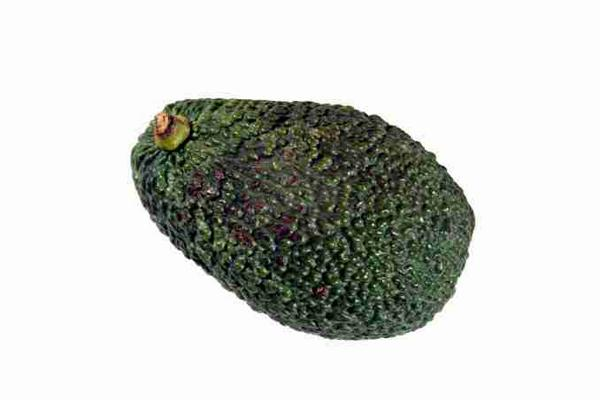
#> input picture img/avocat_002.jpg, 600 x 400 px; its folder holds only this picture in this run
$ jupyter execute --allow-errors trame_TP.ipynb   (shell and % lines are left out)
#> lines starting #> are read from the running program, lines starting #| are printed output that depends on the picture; after the words box and inside, x2 and y2 are one past the last pixel; in counts of white or black regions, pixels touching at a corner belong together; long printed decimals are rounded
# TP: reconnaissance de forme

# 1.	Segmentation

<h4>Premiere Segmentation<h4>

[cell 1]
import matplotlib.pyplot as plt
from skimage import data,filters
import cv2
import numpy

def TraceContour0(filename):
    image = cv2.imread('./img/'+filename,0)
    #print(image.shape)
    #plt.imshow(image)

    edges = filters.sobel(image)
    #numpy.savetxt("edges.csv", edges, delimiter=",")

    try:
        cv2.imwrite('./Contour0/Contour_'+filename, edges)
        #print("Image Saved !")
    except:
        print("Error")
    plt.imshow(edges)

#> (a cell that did not finish here is left out)

<h4>Deuxième Segmentation<h4>

[cell 3]
import cv2
import numpy as np
import matplotlib.pyplot as plt

def TraceContour1(filename, seuil):

    im_gray = cv2.imread('./img/'+filename, cv2.IMREAD_GRAYSCALE)

    newImg = cv2.split(im_gray)[0]
    #cv2.imshow('ImgGris.jpg', newImg)

    (treshold, newImg) = cv2.threshold(newImg, int(seuil), 255, cv2.THRESH_BINARY)

    #On copy l'image après avoir fait les contours
    CpContour = newImg.copy()
    #On récupère les dimensions de cette image (longueur/hauteur) en pixel
    h, w = newImg.shape[:2]
    #On crée une matrice mask remplis de 0 de dimension +2
    mask = np.zeros((h+2, w+2), np.uint8)
    #On applique un floodFill (un remplissage de trou) sur l'image en paramètre
        #Ici on récupère la forme en noir sur fond blanc
    cv2.floodFill(CpContour, mask, (0,0), 255);
    #On inverse les bits afin d'avoir la forme en blanc sur fond noir
    CpContour_inv = cv2.bitwise_not(CpContour)

    #cv2.imshow("Image remplis", CpContour)
    #cv2.imshow("Invese image remplis", CpContour_inv)

    #Création des matrice de kernel
        #Plus la matrice est grande plus les points sont 'gros'
    kernelClose = np.ones((30,30), np.uint8)
    kernelContour = np.ones((3, 3), np.uint8)

    #On effectue un close sur la forme en blanc sur fond noir
    closingImg = cv2.morphologyEx(CpContour_inv, cv2.MORPH_CLOSE, kernelClose)
    #cv2.imshow('Close.jpg', closingImg)

    #On effectue un gradient morphologique sur l'image
    newImg = cv2.morphologyEx(newImg, cv2.MORPH_GRADIENT, kernelContour)

    contours,hierarchy = cv2.findContours(newImg, 1, 2)
    cnt = contours[0]
    M = cv2.moments(cnt)
    #print(M)
    area = cv2.contourArea(cnt)
    perimeter = cv2.arcLength(cnt,True)
    #print(perimeter)
    epsilon = 0.1*cv2.arcLength(cnt,True)
    approx = cv2.approxPolyDP(cnt,epsilon,True)
    hull = cv2.convexHull(cnt)
    k = cv2.isContourConvex(cnt)

    try:
        cv2.imwrite('./Contour1/Contour_'+str(seuil)+'_'+filename, newImg)
        #print("Image Saved !")
    except:
        print("Error")
    #windows
    cv2.waitKey(0)
    cv2.destroyAllWindows()

    plt.imshow(newImg)

#> (a cell that did not finish here is left out)

<h4>Troisième Segmentation<h4>

[cell 5]
import cv2
import numpy as np
import matplotlib.pyplot as plt

def TraceContour2(filename, seuil):

    imageOg = cv2.imread('img/'+filename, cv2.IMREAD_GRAYSCALE)
    newImg = cv2.split(imageOg)[0]
    #cv2.imshow('ImageGris.jpg', newImg)
    (treshold, newImg) = cv2.threshold(newImg, 200, 255, cv2.THRESH_BINARY)
    #On effectue un gradient morphologique sur l'image
    kernelContour = np.ones((3, 3), np.uint8)
    newImg = cv2.morphologyEx(newImg, cv2.MORPH_GRADIENT, kernelContour)
    #cv2.imshow('Contour.jpg', newImg)

    threshold, imageThreshold = cv2.threshold(imageOg, int(seuil), 255, cv2.THRESH_BINARY_INV);
    imageRemplie = imageThreshold.copy()
    h, w = imageThreshold.shape[:2]
    mask = np.zeros((h+2, w+2), np.uint8)
    cv2.floodFill(imageRemplie, mask, (0,0), 255);
    imageRemplieInverse = cv2.bitwise_not(imageRemplie)
    ImageCombine = imageThreshold | imageRemplieInverse
    # [8 lines of commented-out code are left out]


    try:
        cv2.imwrite('./Contour2/Contour_'+str(seuil)+'_'+filename, ImageCombine)
        #print("Image Saved !")
    except:
        print("Error")

    #windows
    cv2.waitKey(0)
    cv2.destroyAllWindows()

    plt.imshow(ImageCombine)

#> (a cell that did not finish here is left out)

<h2>Discussion<h2>

<font color='red'>Résultats (contours superposés aux images initiales) et commentaires :

Chacune de nos méthode de segmentation est différentes, mais nous en fin de celle-ci nous pouvons distinguer la forme du fruit/legume de l'image initiale

<font color='red'>Points forts et points faibles de la méthode :

Nos points fort sont que selon la qualité des images nous avons des contours qui sont plus ou moins parfait et que chaque méthode renvoi une forme reconnaissble de l'élément

Nos points faible sont que si l'image contient des ombres, ceux la peuvent alterer la segmentation et renvoyer un contours biaisé. Un second point faible est que le fond de l'image doit être blanc afin de pouvoir effetuer la segmentation

<font color='red'>Pistes d’amélioration :

Comme amélioration, on pourrait implémenter une dectection du fond, peu importe la couleur de celui-ci

On pourrait essayer d'extraire plus de données en fonction de la segmentation, tel que la forme global (cercle, ovale, carré, rectangle, ...)

# 2. Choix et calculs des attributs

<h2>Nos Imports<h2>

[cell 7]
from sklearn.cluster import KMeans
import matplotlib.pyplot as plt
import argparse
import cv2
import numpy as np
import os
import pandas as pd
import sys
from sklearn.neighbors import KNeighborsClassifier
from sklearn.model_selection import train_test_split
from sklearn import metrics

<h2>Nos fonctions<h2>

[cell 8]
def plot_colors(hist, centroids, listOfColor):
    """
    @Param 1 : list hist
    @Param 2 : list centroids
    @Param 3 : list listOfColor

    return list, list, list

    ------------------

    Cette fonction va initialiser le graphique à barres représentant la fréquence relative de chacune des couleurs
    """

    #seuil en RGB a partir du quel on ne souhaite plus avoir la couleur
    tresh=210

    bar = np.zeros((50, 300, 3), dtype = "uint8")
    debut = 0
    #Boucle sur le pourcentage de chaque cluster et la couleur de chaque cluster
    for (percent, color) in zip(hist, centroids):
        # plot the relative percentage of each cluster
        #print(percent, color)
        fin = debut + (percent * 300)
        cv2.rectangle(bar, (int(debut), 0), (int(fin), 50),
            color.astype("uint8").tolist(), -1)
        debut = fin
        if ((int(color[0]) > tresh) and (int(color[1]) > tresh) and (int(color[2]) > tresh)) :
            None
        else:
            listOfColor.append(color)

    return bar, listOfColor[0], listOfColor[1]

[cell 9]
def centroid_histogram(clt):
    """
    @Param 1 : sklearn.cluster._kmeans.KMeans clt

    return list

    ------------------

    Cette fonction va saisir le nombre de clusters différents et créer un histogramme basé sur le nombre de pixels affectés à chaque cluster
    """
    numLabels = np.arange(0, len(np.unique(clt.labels_)) + 1)
    (hist, _) = np.histogram(clt.labels_, bins = numLabels)

    # normaliser l'histogramme, de manière à ce que sa somme soit égale à un
    hist = hist.astype("float")
    hist /= hist.sum()

    return hist

[cell 10]
def getImageColor(filename):
    """
    @Param 1 : String filename

    return list, list

    ------------------

    Cette fonction sert a trouver les couleurs dominantes sur l'image en parametre
    Elle retourne deux liste contenant le taux de rouge, vert, bleu de chaque couleurs prédominantes
    """
#> called with filename = './img/avocat_002.jpg'

    listOfColor=[]

    image = cv2.imread(filename)
#> image is the input picture: shape (400, 600, 3); mean B, G, R 202, 206.3, 204.4
    image = cv2.cvtColor(image, cv2.COLOR_BGR2RGB)

    # reshape the image to be a list of pixels
    image = image.reshape((image.shape[0] * image.shape[1], 3))

    # cluster the pixel intensities
    clt = KMeans(n_clusters = 3)
    clt.fit(image)
    # build a histogram of clusters and then create a figure
    # representing the number of pixels labeled to each color
    hist = centroid_histogram(clt)
    bar, listOfColor[0], listOfColor[1] = plot_colors(hist, clt.cluster_centers_,listOfColor)
#> after the loop in plot_colors, `for (percent, color) in zip(hist, centroids):`:
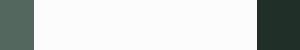
#> bar: shape (50, 300, 3); mean of channels 0, 1, 2 204, 205.7, 201.6; drawn as B, G, R

    return listOfColor[0], listOfColor[1]

[cell 11]
def elongation(mu20, mu02, mu11):
    """
    @Param 1 : float mu20
    @Param 2 : float mu02
    @Param 3 : float mu11


    return float

    ------------------

    Cette fonction sert a calculer l'elongation de la forme avec les float mis en parametre
    """
    x = mu20 + mu02
    y = 4 * mu11**2 + (mu20 - mu02)**2
    return (x + y**0.5) / (x - y**0.5)

[cell 12]
def getElongation(filename):
    """
    @Param 1 : String filename

    return float, dict

    ------------------

    Cette fonction sert a recuperer les moments de l'image mise en parametre et de calculer l'elongation de la forme
    Elle retourne la valeur de l'elongation ainsi que le dictionnaire genere par cv2.moments(img)
    """
    img = cv2.cvtColor(cv2.imread(filename), cv2.COLOR_RGB2GRAY)
    # Assuming input has grayscale dark contours:
    img = 255 - cv2.threshold(img, 0, 255, cv2.THRESH_OTSU)[1]
    plt.imshow(img)
    m = cv2.moments(img)

    m1, m2, m3 = round(m['mu20'], 3), round(m['mu02'], 3), round(m['mu11'], 3)
    return elongation(m1, m2, m3), m

[cell 13]
def appendNewRowToDF(color1, color2, elong, m, label):
    """
    @Param 1 : list color1
    @Param 2 : list color2
    @Param 3 : float elong
    @Param 4 : dict m
    @Param 5 : String label

    return list

    ------------------

    Cette fonction sert a mettre en forme la liste d'information que l'on souhaite ajouter a la liste global des données
    """
    nouvelleLigne=[color1[0],
               color1[1],
               color1[2],
               color2[0],
               color2[1],
               color2[2],
               elong,
               label]
    return nouvelleLigne

[cell 14]
def getInfo(filename):
    """
    @Param 1 : String filename

    ------------------
    Cette fonction avait pour but de calculer différents attributs en fonctions des cv2.moments de l'image
    """
    img = cv2.imread(filename)
    img_gray = cv2.cvtColor(img, cv2.COLOR_BGR2GRAY)

    _, thresh = cv2.threshold(img_gray, 210, 255, cv2.THRESH_BINARY)
    contours, _ = cv2.findContours(thresh, cv2.RETR_TREE, cv2.CHAIN_APPROX_NONE)

    delta_squared = np.diff(contours[0], axis=0)*np.diff(contours[0], axis=0)
    perimeter = np.sum(np.sqrt(np.sum(delta_squared, axis=1)))
    perimeter = cv2.arcLength(contours[0], True)
    area = cv2.contourArea(contours[0])
    alpha = 4*np.pi*area/(perimeter**2)

<h2>Main<h2>

[cell 15]
directory = os.fsencode("./img/")

#Entete des colononnes pour la creation du CSV
columnsNames = ['color1_R', 'color1_G', 'color1_B',
                'color2_R', 'color2_G', 'color2_B',
                'elongation', 'label']

allData=[]
for file in os.listdir(directory):
    filename = os.fsdecode(file)
    if filename.endswith(".jpg") or filename.endswith(".png") or filename.endswith(".jpeg"):
            #Premiere methode de segmentation
        #TraceContour0(filename)
            #Deuxieme methode de segmentation
        #TraceContour1(filename, 210)
            #Troisieme methode de segmentation
        #TraceContour2(filename, 210)
            #Recuperation des couleurs dominantes de l'image
        color1, color2 = getImageColor("./img/"+filename)
#> color1 = [95.42, 103.4, 84.33]; color2 = [41.22, 47.97, 33.72]
            #Recuperation de l'elongation de l'image
        elong, mom = getElongation("./img/"+filename)
#> in getElongation, `img = 255 - cv2.threshold(img, 0, 255, cv2.THRESH_OTSU)[1]`:
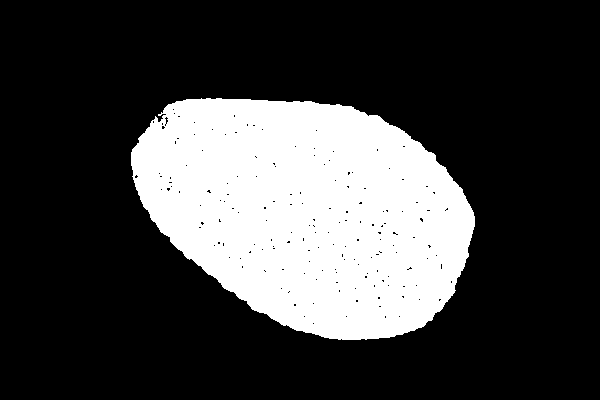
#> img: shape (400, 600); 25.5% white; 1 white region, box (x1, y1, x2, y2) and area: (131, 98, 475, 340) 61263
#> in getElongation, `m = cv2.moments(img)`: m = moments, m00 15622065, centre m10/m00, m01/m00 = (307.3, 211.7)
#> in getElongation, `m1, m2, m3 = round(m['mu20'], 3), round(m['mu02'], 3), round(m['mu11']..`: m1 = 1.13e+11; m2 = 5.86e+10; m3 = 2.54e+10
#> in elongation, `x = mu20 + mu02`: x = 1.71e+11
#> in elongation, `y = 4 * mu11**2 + (mu20 - mu02)**2`: y = 5.51e+21
#> elong = 2.53; mom has the same summary as m in getElongation
            #Recuperation d'attribut en fonction des moments
        #getInfo("./img/"+filename)
            #Creation d'une nouvelle ligne dans une liste avec toutes les informations recupéré sur l'image
        newRow=appendNewRowToDF(color1, color2, elong, mom, filename.split("_")[0])
#> in appendNewRowToDF, `nouvelleLigne=[color1[0], color1[1], color1[2], color2[0], color2[1], ..`: nouvelleLigne = [95.42, 103.4, 84.33, 41.22, 47.97, 33.72, 2.53, 'avocat']
#> newRow has the same summary as nouvelleLigne in appendNewRowToDF
        print(newRow)
#| [95.423, 103.372, 84.333, 41.216, 47.972, 33.724, 2.527, 'avocat']
        allData.append(newRow)
    else:
        continue

#Creation d'un dataframe avec les informations recuperer sur chaque image
#> (the rest of this cell did not finish here and is left out)

$ run again, on img/avocat_006.jpg
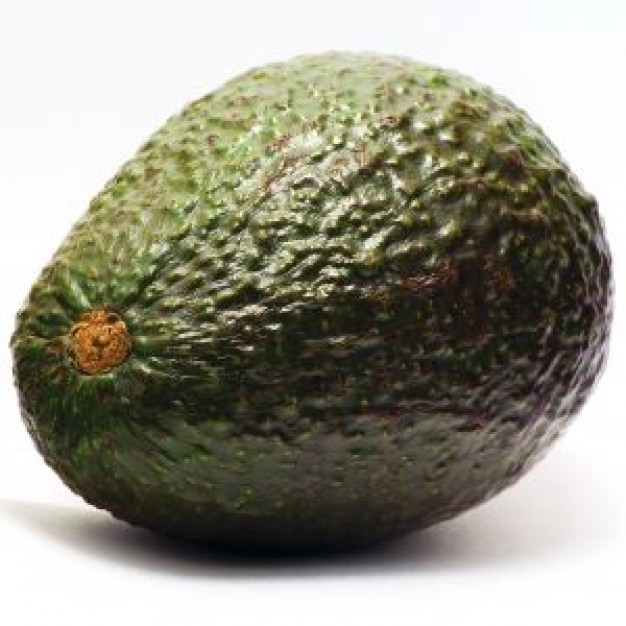
#> input picture img/avocat_006.jpg, 626 x 626 px
#> in getImageColor, image is the input picture: shape (626, 626, 3); mean B, G, R 134.2, 148.4, 150.3
#> after the loop in plot_colors, `for (percent, color) in zip(hist, centroids):`:
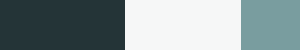
#> bar: shape (50, 300, 3); mean of channels 0, 1, 2 149.7, 148.1, 133.9; drawn as B, G, R
#> in getElongation, `img = 255 - cv2.threshold(img, 0, 255, cv2.THRESH_OTSU)[1]`:
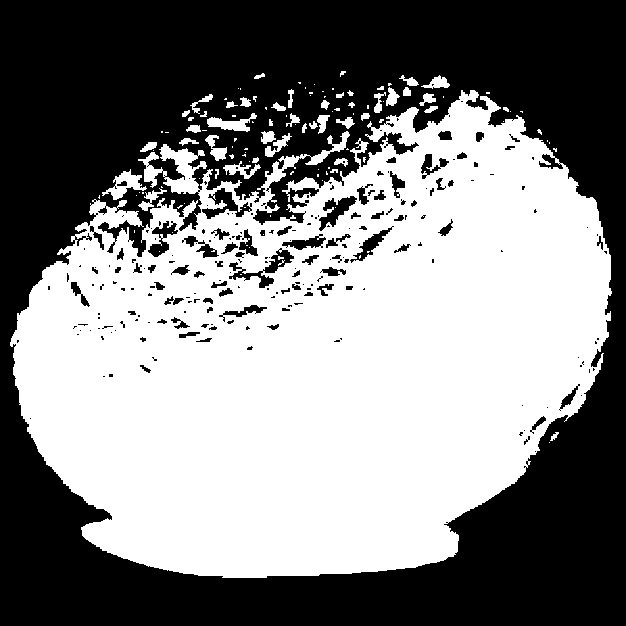
#> img: shape (626, 626); 51.5% white; 225 black regions (148 under 20 px), largest, box (x1, y1, x2, y2) and area: (0, 0, 626, 626) 181779, (229, 248, 294, 288) 664, (202, 188, 252, 219) 582
#> m = moments, m00 51443190, centre m10/m00, m01/m00 = (318.9, 352.6)
#> m1 = 1.2e+12; m2 = 7.14e+11; m3 = -2.12e+11
#> x = 1.91e+12
#> y = 4.13e+23
#> elong = 2.01; mom has the same summary as m in getElongation
#> nouvelleLigne = [55.91, 52.69, 36.38, 159.4, 157, 121.4, 2.01, 'avocat']
#> newRow has the same summary as nouvelleLigne in appendNewRowToDF
#| [55.914, 52.689, 36.376, 159.360, 157.022, 121.393, 2.012, 'avocat']

$ run again, on img/avocat_007.jpg
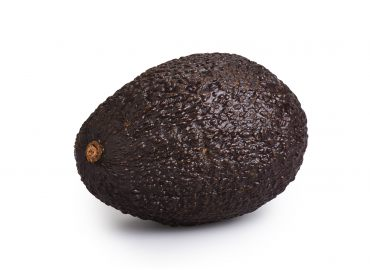
#> input picture img/avocat_007.jpg, 370 x 274 px
#> in getImageColor, image is the input picture: shape (274, 370, 3); mean B, G, R 190, 189.9, 194.1
#> after the loop in plot_colors, `for (percent, color) in zip(hist, centroids):`:
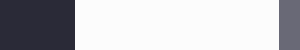
#> bar: shape (50, 300, 3); mean of channels 0, 1, 2 193.4, 189.2, 189.2; drawn as B, G, R
#> in getElongation, `img = 255 - cv2.threshold(img, 0, 255, cv2.THRESH_OTSU)[1]`:
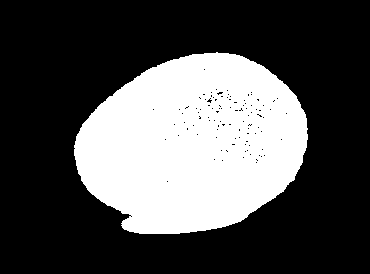
#> img: shape (274, 370); 31.3% white; 1 white region, box (x1, y1, x2, y2) and area: (74, 52, 308, 234) 31758
#> m = moments, m00 8098290, centre m10/m00, m01/m00 = (192.5, 144.2)
#> m1 = 2.68e+10; m2 = 1.63e+10; m3 = -2.91e+09
#> x = 4.31e+10
#> y = 1.45e+20
#> elong = 1.78; mom has the same summary as m in getElongation
#> nouvelleLigne = [55.43, 42.92, 42.33, 118.9, 105.6, 105.9, 1.78, 'avocat']
#> newRow has the same summary as nouvelleLigne in appendNewRowToDF
#| [55.434, 42.921, 42.332, 118.947, 105.637, 105.855, 1.776, 'avocat']

$ run again, on img/avocat_003.jpg
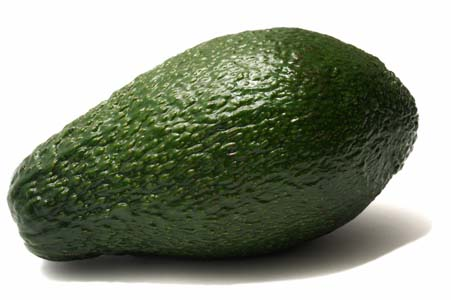
#> input picture img/avocat_003.jpg, 451 x 300 px
#> in getImageColor, image is the input picture: shape (300, 451, 3); mean B, G, R 133.1, 149.7, 143.1
#> after the loop in plot_colors, `for (percent, color) in zip(hist, centroids):`:
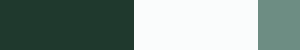
#> bar: shape (50, 300, 3); mean of channels 0, 1, 2 142.6, 149.4, 132.4; drawn as B, G, R
#> in getElongation, `img = 255 - cv2.threshold(img, 0, 255, cv2.THRESH_OTSU)[1]`:
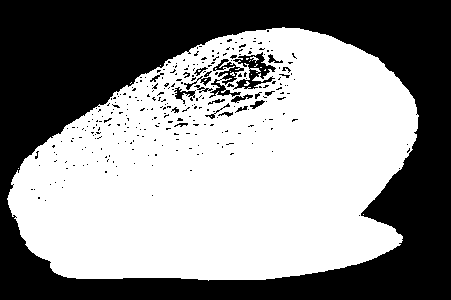
#> img: shape (300, 451); 55.5% white; 294 black regions (272 under 20 px), largest, box (x1, y1, x2, y2) and area: (0, 0, 451, 300) 57215, (233, 52, 276, 90) 630, (209, 59, 244, 98) 460
#> m = moments, m00 19144635, centre m10/m00, m01/m00 = (224.3, 168.5)
#> m1 = 2.04e+11; m2 = 7.82e+10; m3 = -3.33e+10
#> x = 2.83e+11
#> y = 2.04e+22
#> elong = 3.04; mom has the same summary as m in getElongation
#> nouvelleLigne = [45.74, 57.45, 31.39, 131.6, 141.7, 109, 3.04, 'avocat']
#> newRow has the same summary as nouvelleLigne in appendNewRowToDF
#| [45.741, 57.448, 31.392, 131.636, 141.698, 109.006, 3.041, 'avocat']
